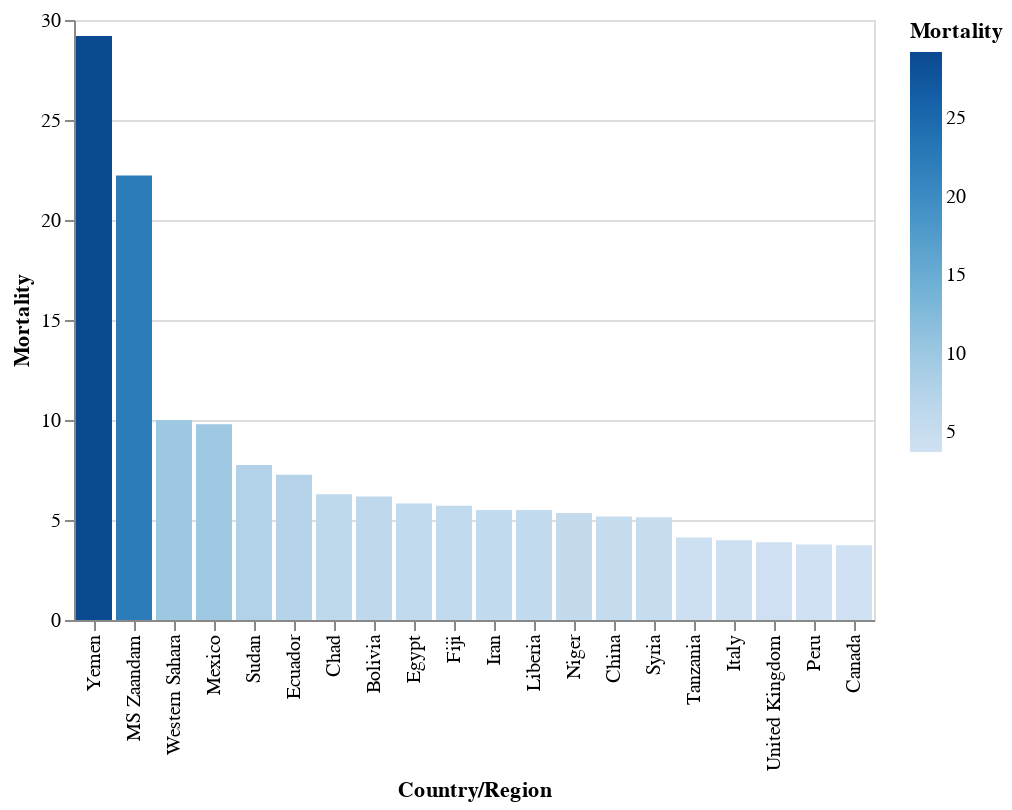

The notebook cell saved with this chart:
### Code cell
# Top 20 countries with highest mortality

alt.Chart(
    df_sum,
).mark_bar().encode(
    x=alt.X('Country/Region:N', sort='-y'),
    y=alt.Y('Mortality'),
    color=alt.Color('Mortality'),
    tooltip=['Deaths','Cases','Mortality'],

).transform_window(
    rank='rank(Mortality)',
    sort=[alt.SortField('Mortality', order='descending')]
).transform_filter(
    (alt.datum.rank < 21)
)

### Figure 1 — Vega-Lite specification as saved in the notebook (floating-point values rounded to 4 significant figures; data arrays with more than 128 entries replaced by an {"elided": "..."} marker saying what was removed)
{"config": {"view": {"continuousWidth": 400, "continuousHeight": 300}}, "data": {"name": "data-374801b081e920a86e35dfcf7bda6d8e"}, "mark": "bar", "encoding": {"color": {"type": "quantitative", "field": "Mortality"}, "tooltip": [{"type": "quantitative", "field": "Deaths"}, {"type": "quantitative", "field": "Cases"}, {"type": "quantitative", "field": "Mortality"}], "x": {"type": "nominal", "field": "Country/Region", "sort": "-y"}, "y": {"type": "quantitative", "field": "Mortality"}}, "transform": [{"window": [{"op": "rank", "field": "Mortality", "as": "rank"}], "sort": [{"field": "Mortality", "order": "descending"}]}, {"filter": "(datum.rank < 21)"}], "$schema": "https://vega.github.io/schema/vega-lite/v4.8.1.json", "datasets": {"data-374801b081e920a86e35dfcf7bda6d8e": {"elided": "191 records"}}}
